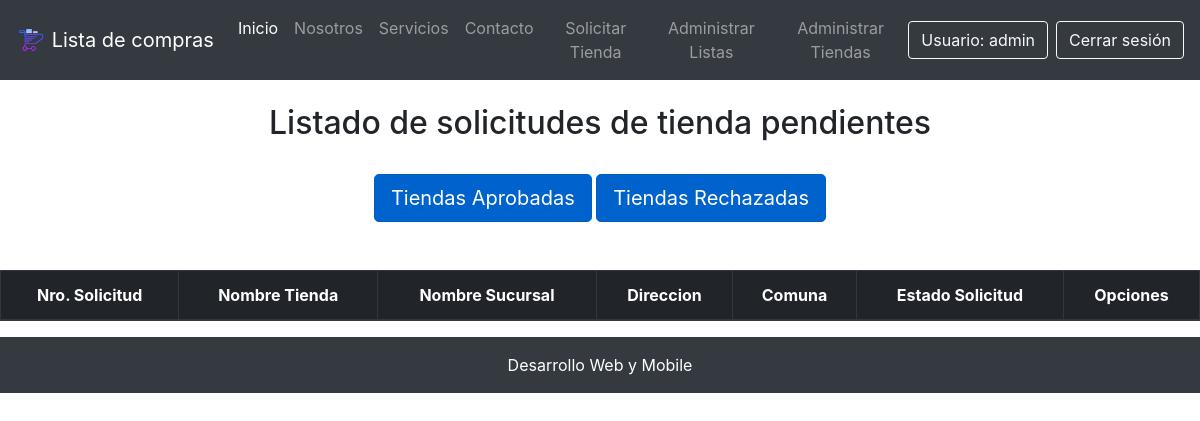
The app's page /listar_solicitud/ (signed in), older data.
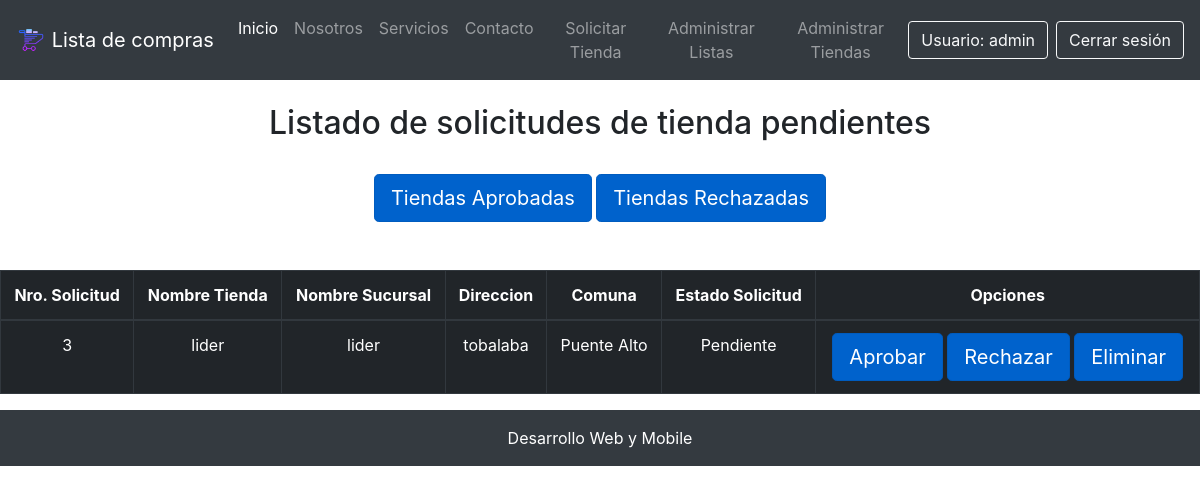
The same page, newer data.
### core/models.py (models this page shows, shortened)
class Tienda(models.Model):
    nombre = models.CharField(max_length=50)
    nombre_sucursal = models.CharField(max_length=50, verbose_name="Nombre Sucursal")
    direccion = models.CharField(max_length=50)
    comuna = models.ForeignKey(Comuna, on_delete=models.CASCADE)
    estado_tienda = models.ForeignKey(EstadoTienda, on_delete=models.CASCADE, verbose_name="Estado Tienda")

class Comuna(models.Model):
    nombre = models.CharField(max_length=60)
    region = models.ForeignKey(Region, on_delete=models.CASCADE)

class EstadoTienda(models.Model):
    nombre = models.CharField(max_length=30, verbose_name="Estado Tienda")

### core/views.py (the view)
# urls.py: path('listar_solicitud/', listar_solicitud, name="listar_solicitud"),
@login_required
def listar_solicitud(request):
    pendientes = Tienda.objects.filter(estado_tienda=1)
    return render(request, 'core/listar_solicitud.html', {
        'pendientes': pendientes
    })

### core/templates/core/listar_solicitud.html (shortened to what this page needs)
{% extends "core/base.html" %}
{% block contenido %}
<br>
<h2 class="text-center">Listado de solicitudes de tienda pendientes</h2>
<br>
<div class="row">
    <div class="col-12 text-center">
        <a href="{% url 'tiendas_aprobadas' %}" class="btn btn-primary btn-lg active" role="button" aria-pressed="true">Tiendas Aprobadas</a>
        <a href="{% url 'tiendas_rechazadas' %}" class="btn btn-primary btn-lg active" role="button" aria-pressed="true">Tiendas Rechazadas</a>
    </div>
</div>
<br>
<br>
<div class="table-responsive">
    <table class="table table-dark table-bordered table-hover table-condensed">
        <thead>
            <tr>
                <th class="text-center">Nro. Solicitud</th>
                <th class="text-center">Nombre Tienda</th>
                <th class="text-center">Nombre Sucursal</th>
                <th class="text-center">Direccion</th>
                <th class="text-center">Comuna</th>
                <th class="text-center">Estado Solicitud</th>
                <th class="text-center">Opciones</th>
            </tr>
        </thead>
        <tbody>
            {% for p in pendientes %}
            <tr>
                <td class="text-center">{{ p.id }}</td>
                <td class="text-center">{{ p.nombre }}</td>
                <td class="text-center">{{ p.nombre_sucursal }}</td>
                <td class="text-center">{{ p.direccion }}</td>
                <td class="text-center">{{ p.comuna.nombre }}</td>
                <td class="text-center">{{ p.estado_tienda.nombre }}</td>
                <td class="text-center">
                    <a class="btn btn-primary btn-lg active" href="{% url 'aprobar_solicitud' p.id %}">Aprobar</a>
                    <a class="btn btn-primary btn-lg active" href="{% url 'rechazar_solicitud' p.id %}">Rechazar</a>
                    <a class="btn btn-primary btn-lg active" href="{% url 'eliminar_solicitud' p.id %}">Eliminar</a>
                </td>
            </tr>
            {% endfor %}
        </tbody>
    </table>
</div>
{% endblock contenido %}

Row changes from the older to the newer data that the page shows:
added Tienda: id "3", nombre "lider", nombre_sucursal "lider", direccion "tobalaba", comuna.nombre "Puente Alto", estado_tienda.nombre "Pendiente"
